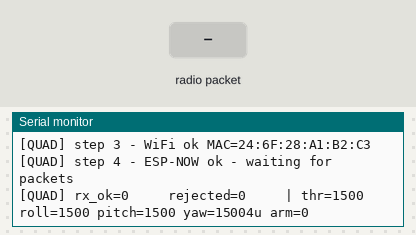
Recording of a program running on a simulated ESP32. Parts: the last lines printed to the serial monitor. Inputs (shaded band) come from the test bench.

Above: at 1.7 s.
1.8 s: radio packet "1" arrives
At 2.8 s:
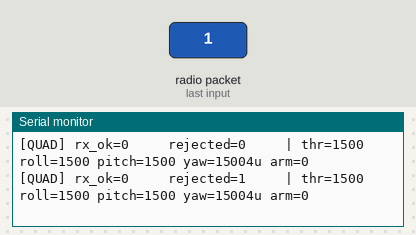
3.3 s: radio packet "0" arrives
At 4.6 s:
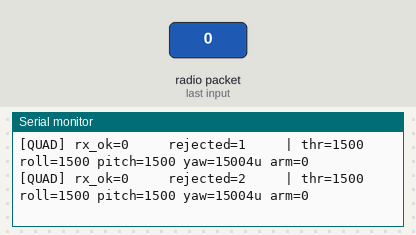
4.8 s: radio packet "2" arrives
At 5.8 s:
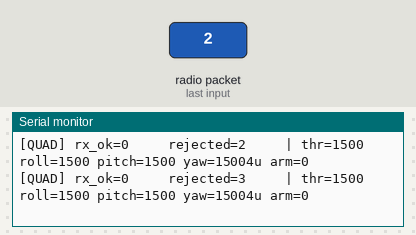
Timing chart, 0 to 7.8 s (numbered marks = the images above; inputs shaded):
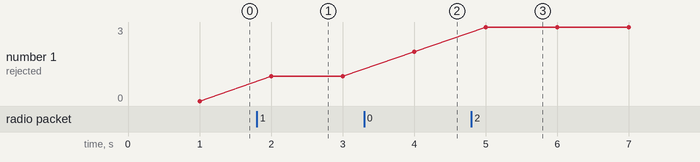

Measured:
- after the input at 1.8 s, the serial monitor: prints a new line after 0.20 s (image 1)
- after the input at 3.3 s, the serial monitor: prints a new line after 0.70 s (image 2)
- after the input at 4.8 s, the serial monitor: prints a new line after 0.20 s (image 3)
- plotted number 1: 2 → 3 after the input at 4.8 s

The program:

main.cpp
```cpp
// =============================================================================
// firmware/esp32_quad/src/main.cpp
// FLARE — ESP32 quad-side firmware
// ESP-NOW receiver → UART bridge to STM32 FC
//
// Board:  ESP32-WROOM-32, 30-pin, CP2102, Type-C
// Chip:   ESP32 (Xtensa LX6 dual-core)
//
// UART wiring (ESP32 → FK723M1-ZGT6):
//   GPIO17 (TX2) → STM32 PA3 (USART2 RX)
//   GND          → GND
// =============================================================================

#include "flare_protocol.h"
#include <Arduino.h>
#include <WiFi.h>
#include <esp_now.h>

// ---------------------------------------------------------------------------
// UART2 to STM32
// GPIO17 = TX2, GPIO16 = RX2 — safe general-purpose pins, not boot-sensitive
// UART0 (GPIO1/GPIO3) is occupied by CP2102 = USB debug (Serial)
// ---------------------------------------------------------------------------
#define STM32_UART_TX_PIN 17 // GPIO17 = TX2
#define STM32_UART_RX_PIN 16 // GPIO16 = RX2
#define STM32_UART_BAUD 115200

static HardwareSerial stm32_uart(2); // UART2 peripheral

// ---------------------------------------------------------------------------
// State
// ---------------------------------------------------------------------------
static FLARE_RC_Packet_t latest_packet;
static volatile uint32_t rx_ok = 0;
static volatile uint32_t rx_rejected = 0;

// ---------------------------------------------------------------------------
// ESP-NOW receive callback
// Old SDK signature (framework-arduinoespressif32 <= 3.x):
//   (const uint8_t *mac_addr, const uint8_t *data, int len)
// ---------------------------------------------------------------------------
static void on_packet_received(const uint8_t *mac_addr, const uint8_t *data,
                               int len) {
  (void)mac_addr;

  if (len != (int)sizeof(FLARE_RC_Packet_t)) {
    rx_rejected++;
    return;
  }

  FLARE_RC_Packet_t pkt;
  memcpy(&pkt, data, sizeof(FLARE_RC_Packet_t));

  if (pkt.magic != FLARE_PACKET_MAGIC) {
    rx_rejected++;
    return;
  }
  if (pkt.checksum != flare_checksum(&pkt)) {
    rx_rejected++;
    return;
  }

  memcpy(&latest_packet, &pkt, sizeof(FLARE_RC_Packet_t));
  rx_ok++;

  stm32_uart.write((const uint8_t *)&latest_packet, sizeof(FLARE_RC_Packet_t));
}

// ---------------------------------------------------------------------------
// setup()
// ---------------------------------------------------------------------------
void setup() {
  // USB debug serial - CP2102 on UART0 (GPIO1/GPIO3), maps to Serial
  Serial.begin(115200);
  delay(500);
  Serial.println("[QUAD] step 1 - boot ok (ESP32-WROOM-32)");

  // Safe initial packet: disarmed, sticks centered, throttle low
  memset(&latest_packet, 0, sizeof(latest_packet));
  latest_packet.magic = FLARE_PACKET_MAGIC;
  latest_packet.throttle = FLARE_CH_MID;
  latest_packet.roll = FLARE_CH_MID;
  latest_packet.pitch = FLARE_CH_MID;
  latest_packet.yaw = FLARE_CH_MID;
  latest_packet.armed = FLARE_DISARMED;

  stm32_uart.begin(STM32_UART_BAUD, SERIAL_8N1, STM32_UART_RX_PIN,
                   STM32_UART_TX_PIN);
  Serial.printf("[QUAD] step 2 - UART2 ok TX=GPIO%d RX=GPIO%d\n",
                STM32_UART_TX_PIN, STM32_UART_RX_PIN);

  WiFi.mode(WIFI_STA);
  Serial.println(WiFi.macAddress());
  WiFi.disconnect();
  Serial.printf("[QUAD] step 3 - WiFi ok MAC=%s\n", WiFi.macAddress().c_str());

  if (esp_now_init() != ESP_OK) {
    Serial.println("[QUAD] step 4 - ESP-NOW FAILED - halting");
    while (true) {
      delay(1000);
    }
  }
  esp_now_register_recv_cb(on_packet_received);
  Serial.println("[QUAD] step 4 - ESP-NOW ok - waiting for packets");
}

// ---------------------------------------------------------------------------
// loop()
// ---------------------------------------------------------------------------
void loop() {
  static uint32_t last_print = 0;

  if (millis() - last_print >= 1000) {
    last_print = millis();
    Serial.printf("[QUAD] rx_ok=%-5lu rejected=%-5lu | "
                  "thr=%4u roll=%4u pitch=%4u yaw=%d4u arm=%u\n",
                  rx_ok, rx_rejected, latest_packet.throttle,
                  latest_packet.roll, latest_packet.pitch, latest_packet.yaw,
                  latest_packet.armed);
  }
}
```
